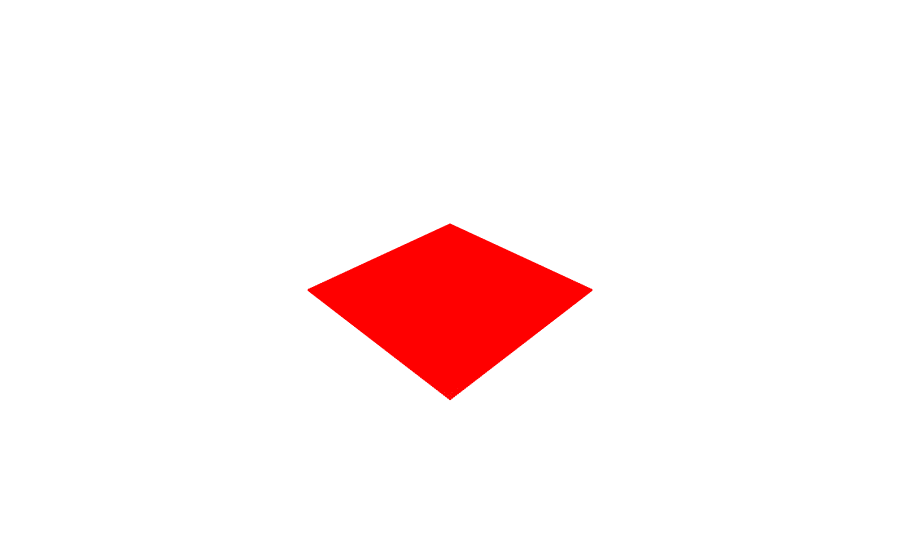

Here is the notebook cell this chart was saved with:
### Code cell
plane= o3d.geometry.PointCloud()
plane.points=o3d.utility.Vector3dVector(get_plane(100,100,300,200,500))
o3d.visualization.draw_geometries([plane])

### Figure 1 — Plotly figure (JSON) as saved in the notebook; plotly's stock layout.template omitted (floating-point values rounded to 4 significant figures; data arrays with more than 128 entries replaced by an {"elided": "..."} marker saying what was removed)
{"data": [{"marker": {"color": {"elided": "10000x3 int values"}, "size": 1}, "mode": "markers", "type": "scatter3d", "x": {"elided": "10000 float values"}, "y": {"elided": "10000 float values"}, "z": {"elided": "10000 int values"}}], "layout": {"autosize": true, "scene": {"aspectmode": "auto", "aspectratio": {"x": 1, "y": 1, "z": 1}, "xaxis": {"type": "linear", "visible": false}, "yaxis": {"type": "linear", "visible": false}, "zaxis": {"type": "linear", "visible": false}}}}
